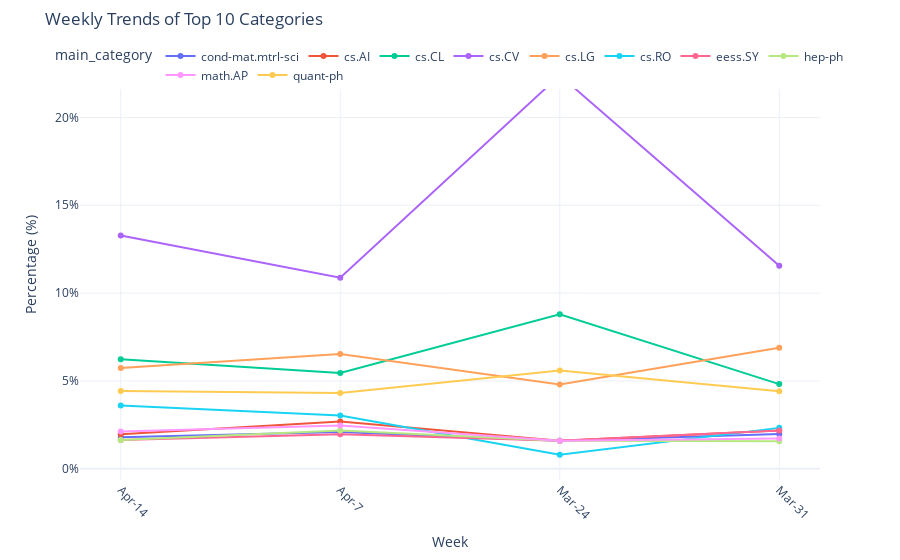

Notebook code cell kept with this figure:
### Code cell
import plotly.express as px
import pandas as pd

# Convert Spark DataFrame to Pandas and prepare data
top_cat_pandas = top_cat_trend.orderBy("week_date", "main_category").toPandas()

# Create line chart with Plotly
fig = px.line(
    top_cat_pandas, 
    x='week_date', 
    y='percentage', 
    color='main_category',
    markers=True,
    title='Weekly Trends of Top 10 Categories',
    labels={'week_date': 'Week', 'percentage': 'Percentage (%)'}
)

# Basic layout improvements
fig.update_layout(
    xaxis=dict(tickangle=45),
    yaxis=dict(ticksuffix='%'),
    legend=dict(
        orientation='h',  # Horizontal orientation
        yanchor='top', # Anchor to bottom of legend box
        y=1.02,          # Position just above the plot area
        xanchor='center', # Center horizontally
        x=0.5
    ),
    margin=dict(t=50),   # Add top margin for legend space
    template='plotly_white'
)

# Show the plot
fig.show(render="png")

### Figure 1 — Plotly figure (JSON) as saved in the notebook; plotly's stock layout.template omitted (floating-point values rounded to 4 significant figures)
{"data": [{"hovertemplate": "main_category=cond-mat.mtrl-sci<br>Week=%{x}<br>Percentage (%)=%{y}<extra></extra>", "legendgroup": "cond-mat.mtrl-sci", "line": {"color": "#636efa", "dash": "solid"}, "marker": {"symbol": "circle"}, "mode": "lines+markers", "name": "cond-mat.mtrl-sci", "orientation": "v", "showlegend": true, "type": "scatter", "x": ["Apr-14", "Apr-7", "Mar-24", "Mar-31"], "xaxis": "x", "y": [1.8, 2.09, 1.6, 1.98], "yaxis": "y"}, {"hovertemplate": "main_category=cs.AI<br>Week=%{x}<br>Percentage (%)=%{y}<extra></extra>", "legendgroup": "cs.AI", "line": {"color": "#EF553B", "dash": "solid"}, "marker": {"symbol": "circle"}, "mode": "lines+markers", "name": "cs.AI", "orientation": "v", "showlegend": true, "type": "scatter", "x": ["Apr-14", "Apr-7", "Mar-24", "Mar-31"], "xaxis": "x", "y": [1.97, 2.69, 1.6, 2.18], "yaxis": "y"}, {"hovertemplate": "main_category=cs.CL<br>Week=%{x}<br>Percentage (%)=%{y}<extra></extra>", "legendgroup": "cs.CL", "line": {"color": "#00cc96", "dash": "solid"}, "marker": {"symbol": "circle"}, "mode": "lines+markers", "name": "cs.CL", "orientation": "v", "showlegend": true, "type": "scatter", "x": ["Apr-14", "Apr-7", "Mar-24", "Mar-31"], "xaxis": "x", "y": [6.23, 5.46, 8.8, 4.82], "yaxis": "y"}, {"hovertemplate": "main_category=cs.CV<br>Week=%{x}<br>Percentage (%)=%{y}<extra></extra>", "legendgroup": "cs.CV", "line": {"color": "#ab63fa", "dash": "solid"}, "marker": {"symbol": "circle"}, "mode": "lines+markers", "name": "cs.CV", "orientation": "v", "showlegend": true, "type": "scatter", "x": ["Apr-14", "Apr-7", "Mar-24", "Mar-31"], "xaxis": "x", "y": [13.28, 10.88, 22.4, 11.56], "yaxis": "y"}, {"hovertemplate": "main_category=cs.LG<br>Week=%{x}<br>Percentage (%)=%{y}<extra></extra>", "legendgroup": "cs.LG", "line": {"color": "#FFA15A", "dash": "solid"}, "marker": {"symbol": "circle"}, "mode": "lines+markers", "name": "cs.LG", "orientation": "v", "showlegend": true, "type": "scatter", "x": ["Apr-14", "Apr-7", "Mar-24", "Mar-31"], "xaxis": "x", "y": [5.74, 6.53, 4.8, 6.89], "yaxis": "y"}, {"hovertemplate": "main_category=cs.RO<br>Week=%{x}<br>Percentage (%)=%{y}<extra></extra>", "legendgroup": "cs.RO", "line": {"color": "#19d3f3", "dash": "solid"}, "marker": {"symbol": "circle"}, "mode": "lines+markers", "name": "cs.RO", "orientation": "v", "showlegend": true, "type": "scatter", "x": ["Apr-14", "Apr-7", "Mar-24", "Mar-31"], "xaxis": "x", "y": [3.61, 3.03, 0.8, 2.33], "yaxis": "y"}, {"hovertemplate": "main_category=eess.SY<br>Week=%{x}<br>Percentage (%)=%{y}<extra></extra>", "legendgroup": "eess.SY", "line": {"color": "#FF6692", "dash": "solid"}, "marker": {"symbol": "circle"}, "mode": "lines+markers", "name": "eess.SY", "orientation": "v", "showlegend": true, "type": "scatter", "x": ["Apr-14", "Apr-7", "Mar-24", "Mar-31"], "xaxis": "x", "y": [1.64, 1.96, 1.6, 2.18], "yaxis": "y"}, {"hovertemplate": "main_category=hep-ph<br>Week=%{x}<br>Percentage (%)=%{y}<extra></extra>", "legendgroup": "hep-ph", "line": {"color": "#B6E880", "dash": "solid"}, "marker": {"symbol": "circle"}, "mode": "lines+markers", "name": "hep-ph", "orientation": "v", "showlegend": true, "type": "scatter", "x": ["Apr-14", "Apr-7", "Mar-24", "Mar-31"], "xaxis": "x", "y": [1.64, 2.18, 1.6, 1.57], "yaxis": "y"}, {"hovertemplate": "main_category=math.AP<br>Week=%{x}<br>Percentage (%)=%{y}<extra></extra>", "legendgroup": "math.AP", "line": {"color": "#FF97FF", "dash": "solid"}, "marker": {"symbol": "circle"}, "mode": "lines+markers", "name": "math.AP", "orientation": "v", "showlegend": true, "type": "scatter", "x": ["Apr-14", "Apr-7", "Mar-24", "Mar-31"], "xaxis": "x", "y": [2.13, 2.47, 1.6, 1.72], "yaxis": "y"}, {"hovertemplate": "main_category=quant-ph<br>Week=%{x}<br>Percentage (%)=%{y}<extra></extra>", "legendgroup": "quant-ph", "line": {"color": "#FECB52", "dash": "solid"}, "marker": {"symbol": "circle"}, "mode": "lines+markers", "name": "quant-ph", "orientation": "v", "showlegend": true, "type": "scatter", "x": ["Apr-14", "Apr-7", "Mar-24", "Mar-31"], "xaxis": "x", "y": [4.43, 4.31, 5.6, 4.41], "yaxis": "y"}], "layout": {"legend": {"orientation": "h", "title": {"text": "main_category"}, "tracegroupgap": 0, "x": 0.5, "xanchor": "center", "y": 1.02, "yanchor": "top"}, "margin": {"t": 50}, "title": {"text": "Weekly Trends of Top 10 Categories"}, "xaxis": {"anchor": "y", "domain": [0, 1], "tickangle": 45, "title": {"text": "Week"}}, "yaxis": {"anchor": "x", "domain": [0, 1], "ticksuffix": "%", "title": {"text": "Percentage (%)"}}}}
